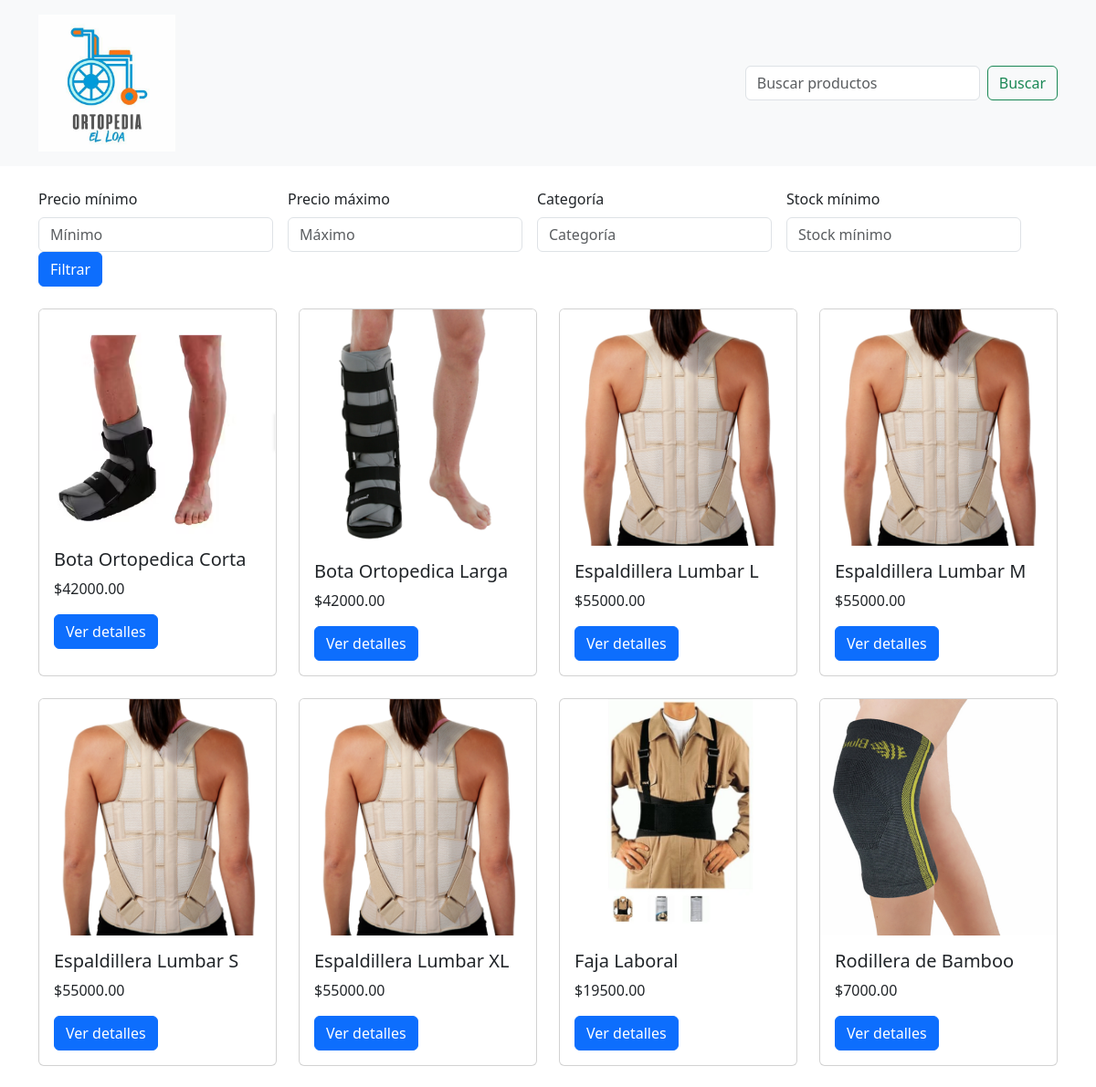
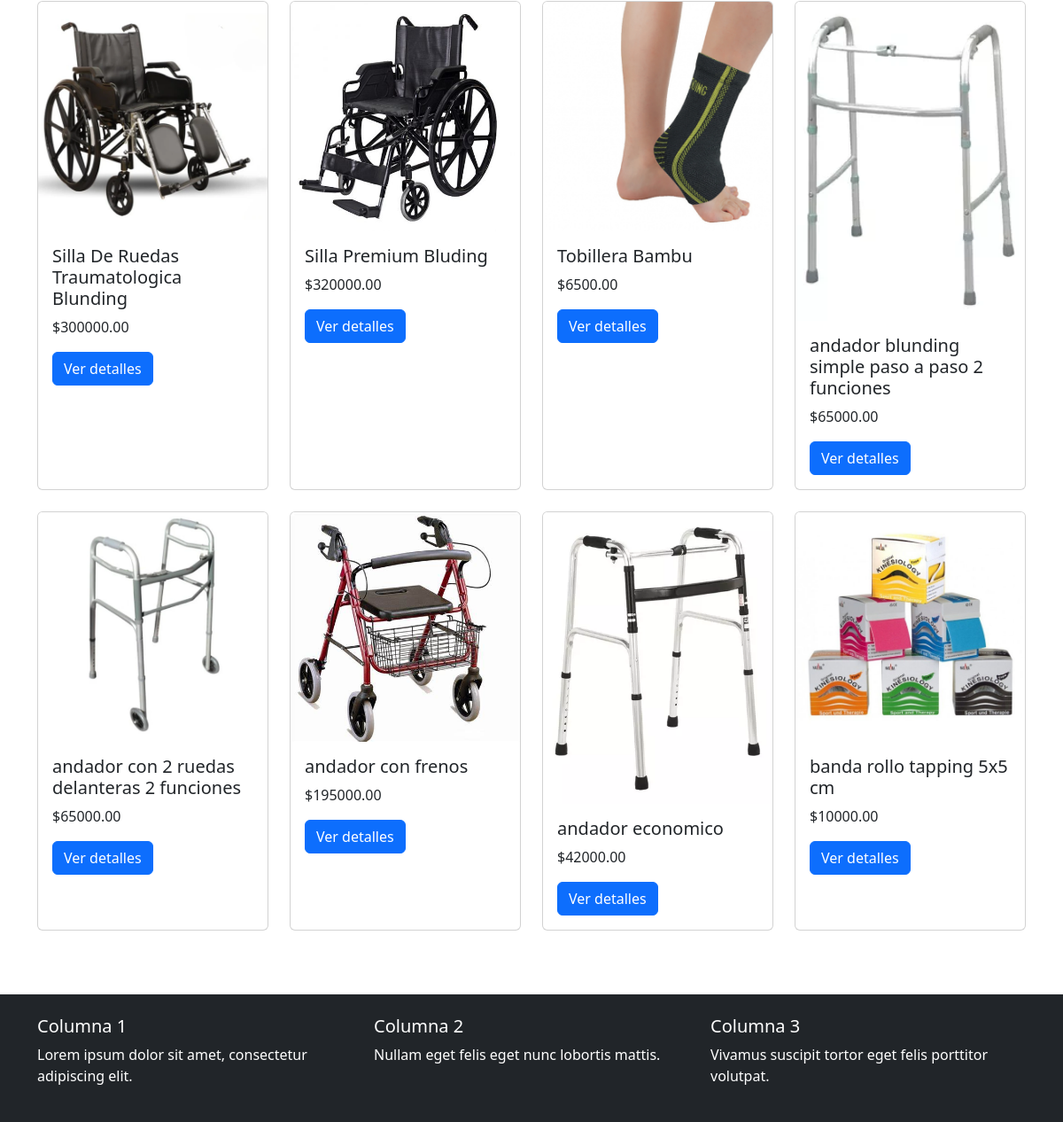
The page /productos/producto-lista-jefe/ on the database as committed earlier (2 pictures, top to bottom).
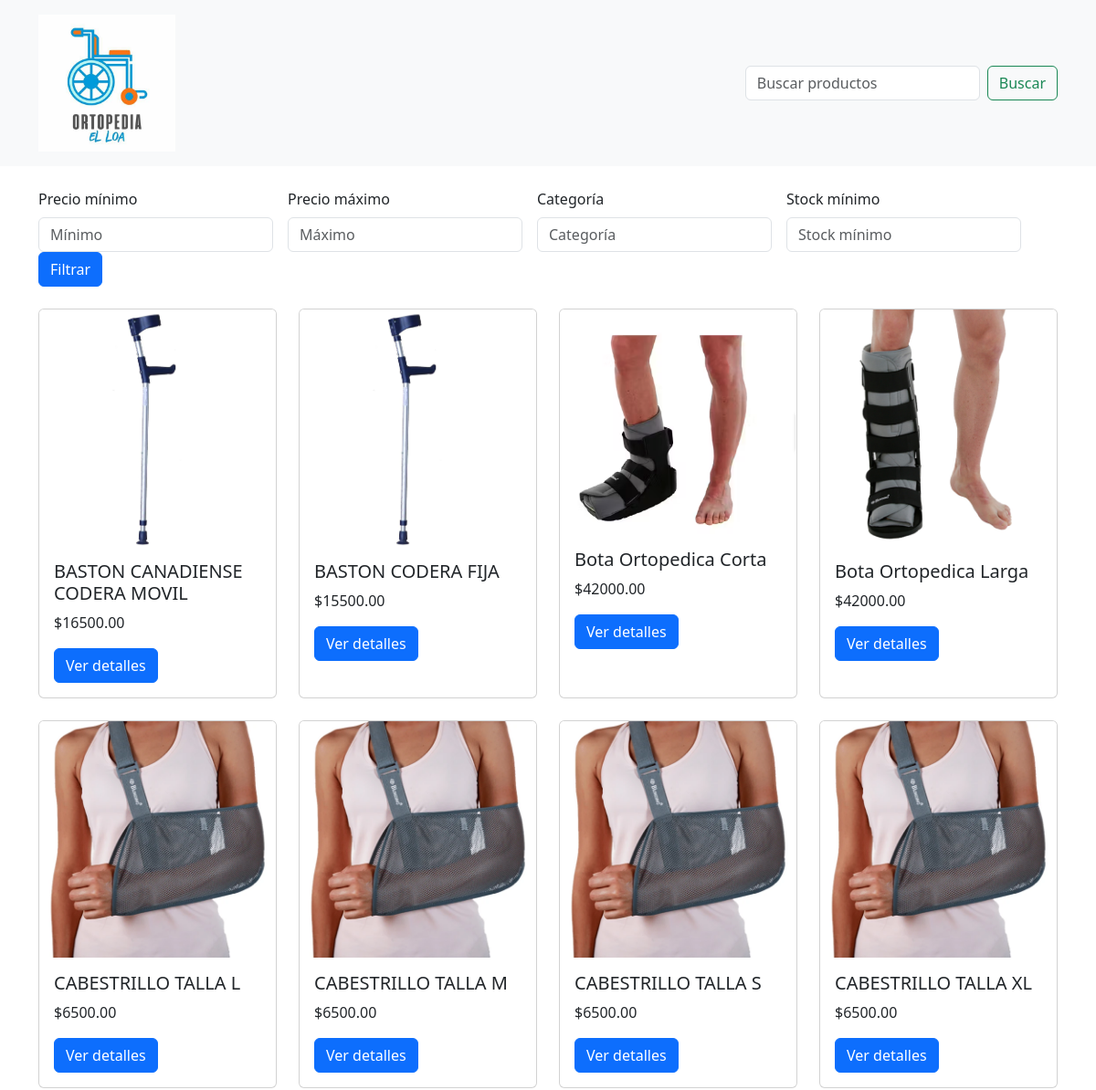
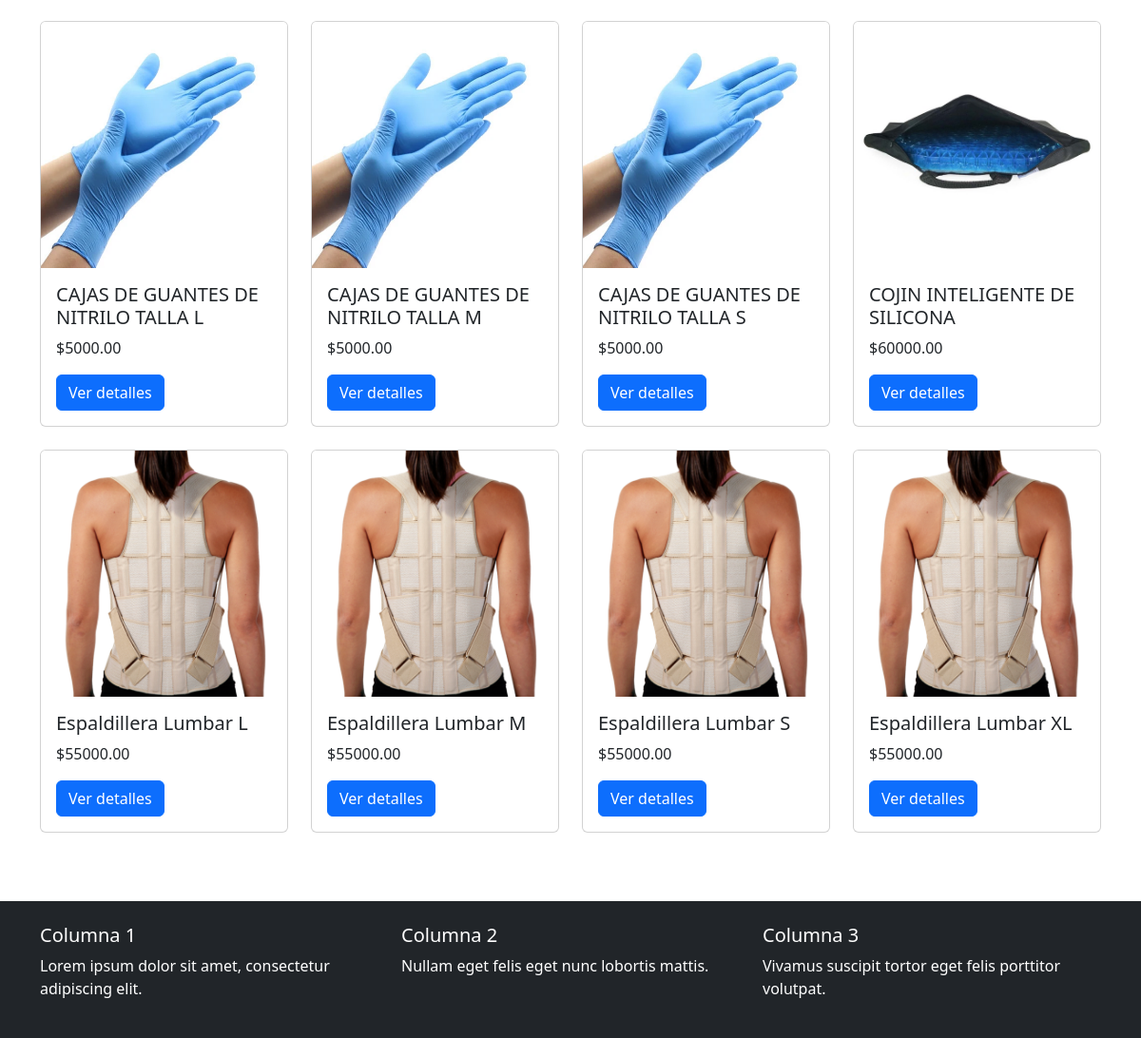
The same page on the database as committed later (2 pictures, top to bottom).
### productos/models.py (models this page shows, shortened)
class Producto(models.Model):
    nombre = models.CharField(max_length=200)
    descripcion = models.TextField()
    precio = models.DecimalField(max_digits=10, decimal_places=2)
    stock = models.IntegerField()
    categoria = models.ForeignKey(Categoria, on_delete=models.CASCADE)
    imagen = models.ImageField(upload_to='productos/')

### productos/views.py (the view)
# urls.py: path('producto-lista-jefe/', views.ProductoListViewJefe.as_view(), name='ProductoListViewjefe'),
class ProductoListViewJefe(FilterView):
    model = Producto
    template_name = 'productos/producto_lista_jefe.html'
    context_object_name = 'productos'
    filterset_class = ProductoFilter
    paginate_by = 16  # Ya está configurado para mostrar 16 elementos por página
    def get_queryset(self):
        return Producto.objects.all().order_by('nombre')  # Orden explícito

### productos/templates/productos/producto_lista_jefe.html (shortened to what this page needs)
<!DOCTYPE html>
<html lang="en">
<head>
    <link href="https://cdn.jsdelivr.net/npm/bootstrap@5.3.0/dist/css/bootstrap.min.css" rel="stylesheet">
</head>
<body>
    <header class="bg-light py-3 mb-4">
        <div class="container d-flex justify-content-between align-items-center">
            <div>
                {% load static %}
                <img src="{% static 'images/logotipo.webp' %}" alt="Logo" class="img-fluid" style="max-width: 150px;">
            </div>
            <form class="d-flex" method="get" action="{% url 'productos_lista' %}">
                <input class="form-control me-2" type="search" name="q" placeholder="Buscar productos" aria-label="Buscar">
                <button class="btn btn-outline-success" type="submit">Buscar</button>
            </form>
        </div>
    </header>
    <div class="container mb-4">
        <form method="get" class="d-flex align-items-center flex-wrap">
            <div class="me-3">
                <label for="id_precio__gte" class="form-label">Precio mínimo</label>
                <input type="number" id="id_precio__gte" name="precio__gte" class="form-control" placeholder="Mínimo">
            </div>
            <div class="me-3">
                <label for="id_precio__lte" class="form-label">Precio máximo</label>
                <input type="number" id="id_precio__lte" name="precio__lte" class="form-control" placeholder="Máximo">
            </div>
            <div class="me-3">
                <label for="id_categoria" class="form-label">Categoría</label>
                <input type="text" id="id_categoria" name="categoria" class="form-control" placeholder="Categoría">
            </div>
            <div class="me-3">
                <label for="id_stock__gte" class="form-label">Stock mínimo</label>
                <input type="number" id="id_stock__gte" name="stock__gte" class="form-control" placeholder="Stock mínimo">
            </div>
            <button type="submit" class="btn btn-primary">Filtrar</button>
        </form>
        <div class="row mt-4">
            {% for producto in productos %}
            <div class="col-md-3 mb-4">
                <div class="card h-100">
                    <a href="{% url 'producto_gestion' producto.id %}">
                        {% if producto.imagen %}
                        <img src="{{ producto.imagen.url }}" class="card-img-top img-fluid fixed-size" alt="{{ producto.nombre }}">
                        {% else %}
                        <img src="https://via.placeholder.com/300x200" class="card-img-top img-fluid fixed-size" alt="Imagen no disponible">
                        {% endif %}
                    </a>
                    <div class="card-body">
                        <h5 class="card-title">{{ producto.nombre }}</h5>
                        <p class="card-text">${{ producto.precio }}</p>
                        <a href="{% url 'producto_detalle' producto.id %}" class="btn btn-primary">Ver detalles</a>
                    </div>
                </div>
            </div>
            {% empty %}
            <p class="text-center">No hay productos disponibles.</p>
            {% endfor %}
        </div>
    </div>
    <footer class="bg-dark text-white py-4 mt-5">
        <div class="container">
            <div class="row text-center text-md-start">
                <div class="col-md-4">
                    <h5>Columna 1</h5>
                    <p>Lorem ipsum dolor sit amet, consectetur adipiscing elit.</p>
                </div>
                <div class="col-md-4">
                    <h5>Columna 2</h5>
                    <p>Nullam eget felis eget nunc lobortis mattis.</p>
                </div>
                <div class="col-md-4">
                    <h5>Columna 3</h5>
                    <p>Vivamus suscipit tortor eget felis porttitor volutpat.</p>
                </div>
            </div>
        </div>
    </footer>
</body>
</html>

Rows that differ between the two databases and show on the page:
no longer on this page (row unchanged): Producto: imagen (picture), nombre "Faja Laboral", precio "19500.00"
no longer on this page (row unchanged): Producto: imagen (picture), nombre "Rodillera de Bamboo", precio "7000.00"
no longer on this page (row unchanged): Producto: imagen (picture), nombre "Silla De Ruedas Traumatologica Blunding", precio "300000.00"
no longer on this page (row unchanged): Producto: imagen (picture), nombre "Silla Premium Bluding", precio "320000.00"
no longer on this page (row unchanged): Producto: imagen (picture), nombre "Tobillera Bambu", precio "6500.00"
no longer on this page (row unchanged): Producto: imagen (picture), nombre "andador blunding simple paso a paso 2 funciones", precio "65000.00"
no longer on this page (row unchanged): Producto: imagen (picture), nombre "andador con 2 ruedas delanteras 2 funciones", precio "65000.00"
no longer on this page (row unchanged): Producto: imagen (picture), nombre "andador con frenos", precio "195000.00"
no longer on this page (row unchanged): Producto: imagen (picture), nombre "andador economico", precio "42000.00"
no longer on this page (row unchanged): Producto: imagen (picture), nombre "banda rollo tapping 5x5 cm", precio "10000.00"
added Producto: imagen (picture), nombre "BASTON CANADIENSE CODERA MOVIL", precio "16500.00"
added Producto: imagen (picture), nombre "BASTON CODERA FIJA", precio "15500.00"
added Producto: imagen (picture), nombre "CABESTRILLO TALLA L", precio "6500.00"
added Producto: imagen (picture), nombre "CABESTRILLO TALLA M", precio "6500.00"
added Producto: imagen (picture), nombre "CABESTRILLO TALLA S", precio "6500.00"
added Producto: imagen (picture), nombre "CABESTRILLO TALLA XL", precio "6500.00"
added Producto: imagen (picture), nombre "CAJAS DE GUANTES DE NITRILO TALLA L", precio "5000.00"
added Producto: imagen (picture), nombre "CAJAS DE GUANTES DE NITRILO TALLA M", precio "5000.00"
added Producto: imagen (picture), nombre "CAJAS DE GUANTES DE NITRILO TALLA S", precio "5000.00"
added Producto: imagen (picture), nombre "COJIN INTELIGENTE DE SILICONA", precio "60000.00"
